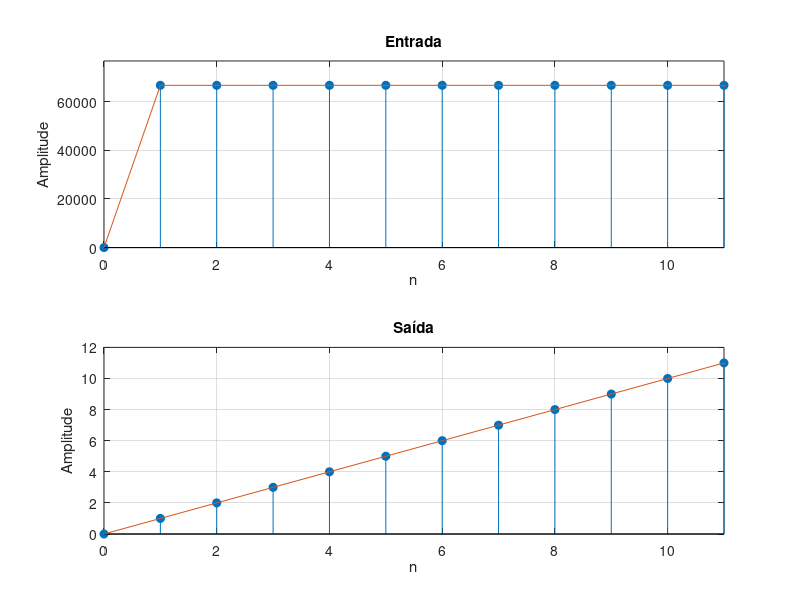

Source code (MATLAB):
%Example 3.9 - Digital Integrator
%Based on Lathi_EDO

fs = 66.667*1e3; %frequÊncia de amostragem
Ts = 1/fs; %período de amostragem
t_final = 1e-3/6;
t = linspace(0,t_final,8000); %índices contínuos
x = t; %x(t)
desloc = 1; %deslocamento 

n_disc = -10:1:round(t_final*fs); %índices discretos
x_n = 0:1:round(t_final*fs); %x[n] p/ n>=0
impulso = (n_disc==0); %impulso unitário discreto no tempo
x_disc = conv(x_n,impulso); %x[n]
n_conv = (x_n(1)+n_disc(1):1:(x_n(length(x_n))+n_disc(length(n_disc))));

%entrada
y_diff = zeros(1,length(x_disc));
idx_max = find(x_disc==max(x_disc));
for i=0:1:n_conv(idx_max)
    idx = find(n_conv==i);
    y_diff(1,idx) = fs*(x_disc(1,idx)-x_disc(1,idx-desloc));
end

%integrador
y_int = zeros(1,length(y_diff));
idx_max2 = find(y_diff==max(y_diff));
for j=0:1:max(n_conv(idx_max2))
    idx2 = find(n_conv==j);
    y_int(1,idx2) = Ts*y_diff(1,idx2) + y_int(1,idx2-1);
end

subplot(2,1,1);
stem(n_conv,y_diff,'filled');
hold on
plot(n_conv,y_diff);
hold off
axis([0 max(n_conv(idx_max2)) 0 fs+1e4]);
xlabel('n');
ylabel('Amplitude')
title('Entrada')
grid on

subplot(2,1,2);
stem(n_conv,y_int,'filled');
hold on
plot(n_conv,y_int);
hold off
axis([0 n_conv(idx_max) 0 12]);
xlabel('n');
ylabel('Amplitude')
title('Saída')
grid on



